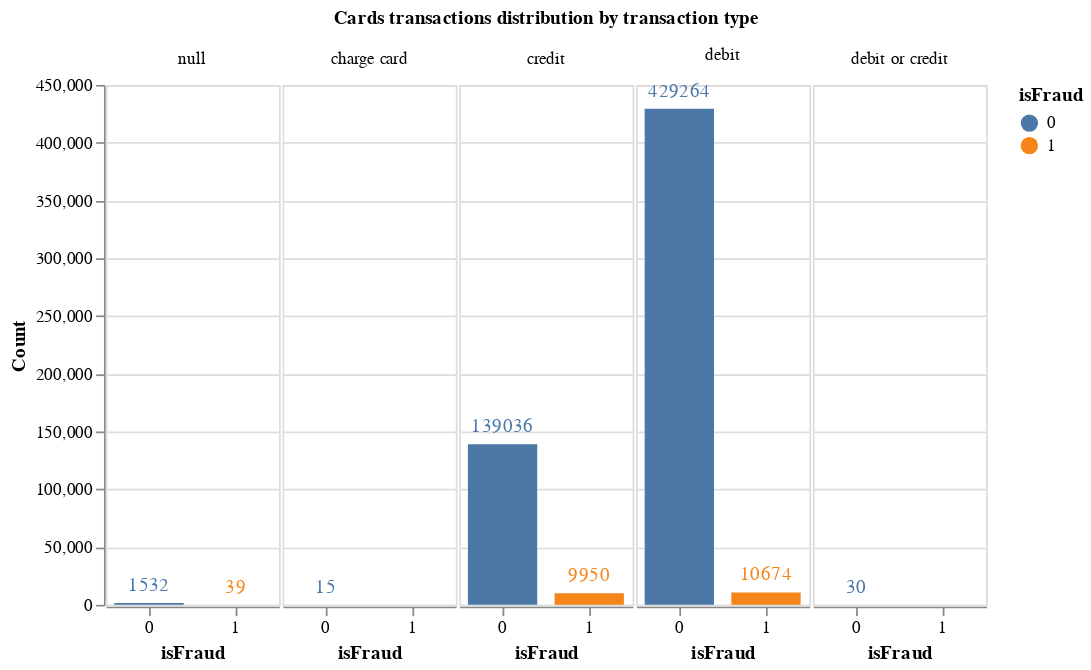

The code cell stored with this chart in its notebook:
### Markdown cell above
The following graphic presents the number of transactions (purchases) by credit card divided into legitimate-0 transactions and fraudulent-1 transactions. One can verify the domain of debit card transactions with almost 430 thousand legitimate transactions and over 10 thousand fraudulent transactions. It is followed by credit card transactions with practically 140 thousand legitimate transactions and nearly 10 thousand transactions. One can have an essential insight with this graphic: It is possible to verify that 7.15% of credit card transactions are fraudulent while only 2.5% of debit transactions are fraudulent. Fraudsters use three times more credit cards than debit cards.

### Code cell
#One can see the distribution of transactions by card and type of transactions.
bar_chart = alt.Chart(card6Group).encode(
    alt.X("isFraud:O", axis=alt.Axis(labelAngle=0)),
    alt.Y("sum(count):Q", title='Count'),
    alt.Color("isFraud:N"),
    alt.Text("sum(count):Q", format=".0f"),
).properties(height=alt.Step(50), width=100)

alt.layer(
    bar_chart.mark_bar(size=40),
    bar_chart.mark_text(dy=-10)
).facet(
    alt.Column("card6:N", title='Cards transactions distribution by transaction type')
).configure_facet(spacing=0)

### Figure 1 — Vega-Lite specification as saved in the notebook (floating-point values rounded to 4 significant figures)
{"config": {"view": {"continuousWidth": 400, "continuousHeight": 300}, "facet": {"spacing": 0}}, "data": {"name": "data-9c3d732ca426aee2a575abd71ff0fc28"}, "facet": {"field": "card6", "title": "Cards transactions distribution by transaction type", "type": "nominal"}, "spec": {"layer": [{"mark": {"type": "bar", "size": 40}, "encoding": {"color": {"field": "isFraud", "type": "nominal"}, "text": {"aggregate": "sum", "field": "count", "format": ".0f", "type": "quantitative"}, "x": {"axis": {"labelAngle": 0}, "field": "isFraud", "type": "ordinal"}, "y": {"aggregate": "sum", "field": "count", "title": "Count", "type": "quantitative"}}, "height": {"step": 50}, "width": 100}, {"mark": {"type": "text", "dy": -10}, "encoding": {"color": {"field": "isFraud", "type": "nominal"}, "text": {"aggregate": "sum", "field": "count", "format": ".0f", "type": "quantitative"}, "x": {"axis": {"labelAngle": 0}, "field": "isFraud", "type": "ordinal"}, "y": {"aggregate": "sum", "field": "count", "title": "Count", "type": "quantitative"}}, "height": {"step": 50}, "width": 100}]}, "$schema": "https://vega.github.io/schema/vega-lite/v4.17.0.json", "datasets": {"data-9c3d732ca426aee2a575abd71ff0fc28": [{"card6": "charge card", "isFraud": 0, "count": 15}, {"card6": "credit", "isFraud": 0, "count": 139036}, {"card6": "credit", "isFraud": 1, "count": 9950}, {"card6": "debit", "isFraud": 0, "count": 429264}, {"card6": "debit", "isFraud": 1, "count": 10674}, {"card6": "debit or credit", "isFraud": 0, "count": 30}, {"card6": null, "isFraud": 0, "count": 1532}, {"card6": null, "isFraud": 1, "count": 39}]}}
